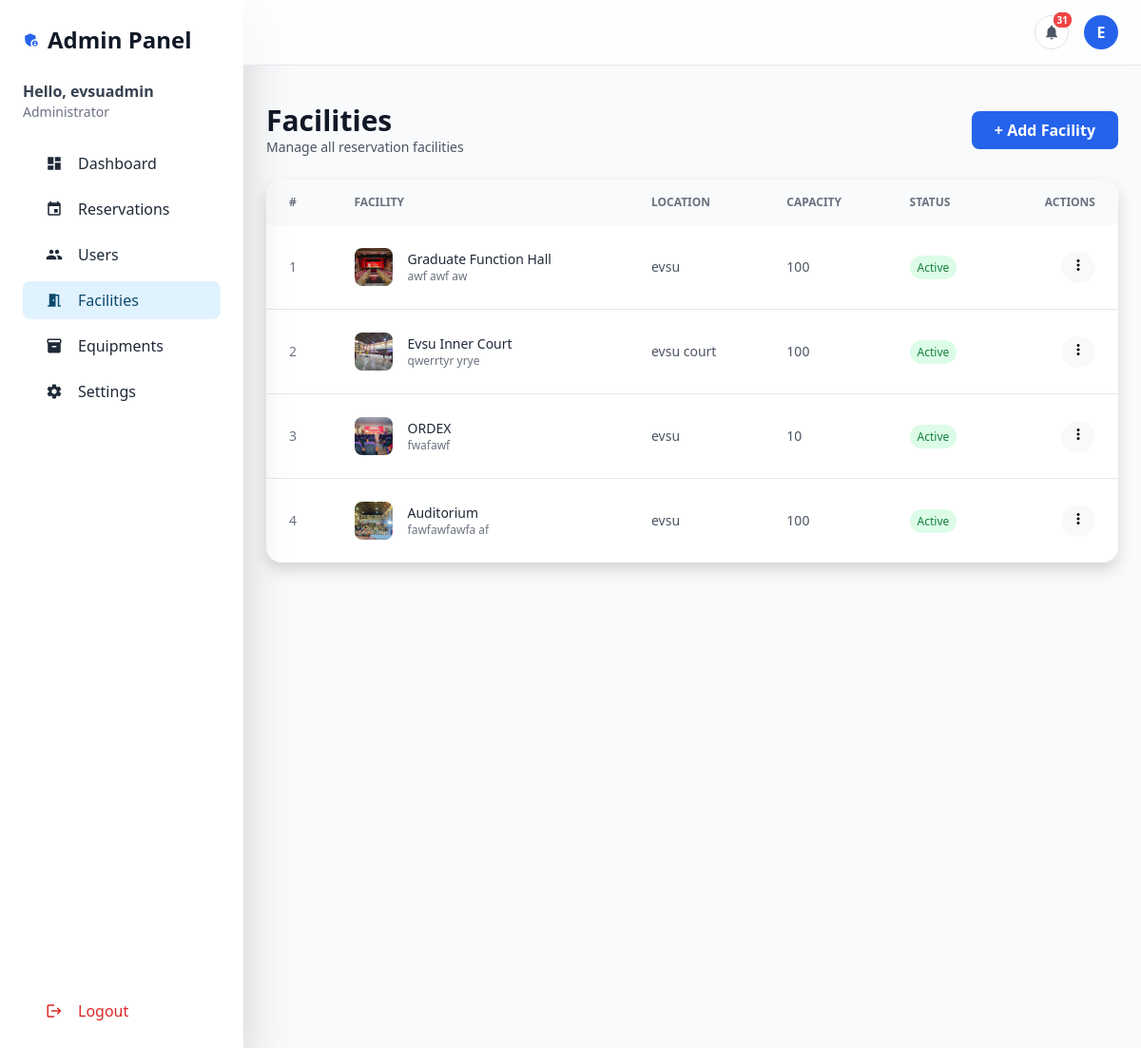
Page /admin_facilities/ (signed in) on the committed database.
### core/models.py (models this page shows, shortened)
class User(AbstractUser):
    ROLE_CHOICES = [
        ('admin', 'Admin'),
        ('employee', 'Employee'),
        ('student', 'Student'),
    ]
    role = models.CharField(max_length=10, choices=ROLE_CHOICES, default='employee')
    email = models.EmailField(unique=True)
    groups = models.ManyToManyField(
        Group,
        related_name='custom_user_set',
        blank=True,
        verbose_name='groups'
    )
    user_permissions = models.ManyToManyField(
        Permission,
        related_name='custom_user_set_permissions',
        blank=True,
        verbose_name='user permissions'
    )
    USERNAME_FIELD = 'username'
    REQUIRED_FIELDS = ['email']

class Facility(models.Model):
    name = models.CharField(max_length=100)
    description = models.TextField(blank=True)
    location = models.CharField(max_length=100, blank=True)
    capacity = models.PositiveIntegerField(null=True, blank=True)
    image = models.ImageField(
        upload_to='facilities/',
        blank=True,
        null=True,
        default='images/default.jpg'   # ✅ ADD THIS
    )
    is_active = models.BooleanField(default=True)

### core/views.py (the view, shortened to what this page needs)
# urls.py: path('admin_facilities/', views.admin_facilities, name='admin_facilities'),
@login_required
@user_passes_test(is_admin)
def admin_facilities(request):
    facilities = Facility.objects.all().order_by("-id")
    return render(request, "admin/admin_facilities.html", {
        "facilities": facilities
    })

### core/context_processors.py (called while the page is built)
def notifications(request):
    if request.user.is_authenticated:
        count = Notification.objects.filter(user=request.user, is_read=False).count()
    else:
        count = 0
    return {
        'unread_notifications_count': count
    }

### core/views.py (called while the page is built)
def is_admin(user):
    return user.is_authenticated and user.is_superuser

### templates/admin/admin_facilities.html (shortened to what this page needs)
{% extends 'admin/admin_base.html' %}
{% block content %}
<div class="w-full max-w-full sm:max-w-2xl md:max-w-5xl lg:max-w-6xl mx-auto px-2 sm:px-5 py-3 space-y-6">
    <div class="flex flex-col gap-3 md:flex-row md:justify-between md:items-center">
        <div>
            <h2 class="text-xl sm:text-2xl md:text-3xl font-bold text-gray-900">Facilities</h2>
            <p class="text-gray-600 text-sm">Manage all reservation facilities</p>
        </div>
        <button data-bs-toggle="modal" data-bs-target="#facilityModal" onclick="openCreateModal()"
            class="w-full sm:w-auto bg-blue-600 hover:bg-blue-700 text-white font-semibold py-2 px-4 rounded-lg">
            + Add Facility
        </button>
    </div>
    <div class="hidden md:block bg-white shadow rounded-2xl overflow-hidden">
        <table class="w-full text-sm">
            <thead class="bg-gray-50 text-xs uppercase text-gray-500">
                <tr>
                    <th class="px-6 py-3 text-left">#</th>
                    <th class="px-6 py-3 text-left">Facility</th>
                    <th class="px-6 py-3 text-left">Location</th>
                    <th class="px-6 py-3 text-left">Capacity</th>
                    <th class="px-6 py-3 text-left">Status</th>
                    <th class="px-6 py-3 text-right">Actions</th>
                </tr>
            </thead>
            <tbody class="divide-y">
                {% for facility in facilities %}
                <tr class="hover:bg-gray-50">
                    <td class="px-6 py-4 text-gray-500">{{ forloop.counter }}</td>
                    <td class="px-6 py-4">
                        <div class="flex items-center gap-3">
                            <img src="{% if facility.image %}{{ facility.image.url }}{% else %}https://images.unsplash.com/photo-1497366811353-6870744d04b2{% endif %}"
                                class="w-10 h-10 rounded-lg object-cover">
                            <div>
                                <p class="font-medium">{{ facility.name }}</p>
                                <p class="text-xs text-gray-500 truncate max-w-[200px]">
                                    {{ facility.description|default:"No description" }}
                                </p>
                            </div>
                        </div>
                    </td>
                    <td class="px-6 py-4 text-gray-600">{{ facility.location|default:"N/A" }}</td>
                    <td class="px-6 py-4 text-gray-600">{{ facility.capacity|default:"-" }}</td>
                    <td class="px-6 py-4">
                        {% if facility.is_active %}
                        <span class="bg-green-100 text-green-700 px-2 py-1 text-xs rounded-full">Active</span>
                        {% else %}
                        <span class="bg-red-100 text-red-700 px-2 py-1 text-xs rounded-full">Inactive</span>
                        {% endif %}
                    </td>
                    <td class="px-6 py-4 text-right">
                        <div class="dropdown">
                            <button class="btn btn-light btn-sm rounded-circle" type="button" data-bs-toggle="dropdown"
                                aria-expanded="false">
                                <span class="material-icons">more_vert</span>
                            </button>
                        </div>
                    </td>
                </tr>
                {% endfor %}
            </tbody>
        </table>
    </div>
</div>
{% endblock %}

### templates/admin/admin_base.html (shortened to what this page needs)
<!DOCTYPE html>
<html lang="en">
<head>
    <script src="https://cdn.tailwindcss.com"></script>
    <link href="https://cdn.jsdelivr.net/npm/bootstrap@5.3.3/dist/css/bootstrap.min.css" rel="stylesheet">
</head>
<body class="font-sans text-gray-800 flex">
    <aside class="hidden md:flex flex-col w-64 h-screen bg-white shadow-lg sticky top-0">
        <div class="p-6 flex flex-col h-full">
            <div class="mb-6 flex items-center gap-2">
                <span class="material-icons text-3xl text-blue-600">admin_panel_settings</span>
                <h1 class="text-2xl font-bold text-gray-900">Admin Panel</h1>
            </div>
            <div class="mb-6">
                <p class="font-semibold text-gray-700">Hello, {{ request.user.username }}</p>
                <p class="text-sm text-gray-500">Administrator</p>
            </div>
            <nav class="flex-1 space-y-2">
                <a href="{% url 'admin_dashboard' %}"
                    class="flex items-center gap-3 px-4 py-2 rounded-lg hover:bg-gray-100 {% if request.resolver_match.url_name == 'admin_dashboard' %}active{% endif %}">
                    <span class="material-icons">dashboard</span>
                    Dashboard
                </a>
                <a href="{% url 'admin_reservations' %}"
                    class="flex items-center gap-3 px-4 py-2 rounded-lg hover:bg-gray-100 {% if request.resolver_match.url_name == 'admin_reservations' %}active{% endif %}">
                    <span class="material-icons">event</span>
                    Reservations
                </a>
                <a href="{% url 'admin_users' %}"
                    class="flex items-center gap-3 px-4 py-2 rounded-lg hover:bg-gray-100 {% if request.resolver_match.url_name == 'admin_users' %}active{% endif %}">
                    <span class="material-icons">people</span>
                    Users
                </a>
                <a href="{% url 'admin_facilities' %}"
                    class="flex items-center gap-3 px-4 py-2 rounded-lg hover:bg-gray-100 {% if request.resolver_match.url_name == 'admin_facilities' %}active{% endif %}">
                    <span class="material-icons">meeting_room</span>
                    Facilities
                </a>
                <a href="{% url 'admin_equipments' %}"
                    class="flex items-center gap-3 px-4 py-2 rounded-lg hover:bg-gray-100 {% if request.resolver_match.url_name == 'admin_equipments' %}active{% endif %}">
                    <span class="material-icons">inventory_2</span>
                    Equipments
                </a>
                <a href="{% url 'admin_settings' %}"
                    class="flex items-center gap-3 px-4 py-2 rounded-lg hover:bg-gray-100 {% if request.resolver_match.url_name == 'admin_settings' %}active{% endif %}">
                    <span class="material-icons">settings</span>
                    Settings
                </a>
            </nav>
            <div class="mt-auto">
                <button onclick="openModal()"
                    class="flex items-center gap-3 px-4 py-2 rounded-lg hover:bg-red-50 text-red-600 hover:text-red-700 transition w-full">
                    <span class="material-icons">logout</span>
                    Logout
                </button>
            </div>
        </div>
    </aside>
    <div class="flex-1 flex flex-col min-h-screen">
        <header
            class="sticky top-0 z-40 bg-white/70 backdrop-blur border-b px-4 md:px-10 py-3 flex justify-between items-center">
            <div class="flex items-center gap-3 relative">
                <button type="button" id="notifBtn"
                    class="relative w-9 h-9 rounded-full bg-white border border-gray-200 text-gray-600 flex items-center justify-center hover:bg-gray-50 hover:shadow-sm transition"
                    title="Notifications">
                    <span class="material-icons text-[20px]">
                    </span>
                    {% if unread_notifications_count > 0 %}
                    <span
                        class="absolute -top-1 -right-1 min-w-[16px] h-4 px-1 text-[10px] bg-red-500 text-white rounded-full flex items-center justify-center">
                    </span>
                    {% endif %}
                </button>
                <div class="relative">
                    <button id="profileBtn">
                        <div
                            class="w-9 h-9 rounded-full bg-blue-600 text-white flex items-center justify-center font-semibold">
                            {{ request.user.username|slice:":1"|upper }}
                        </div>
                    </button>
                </div>
            </div>
        </header>
        <main class="flex-1 min-h-screen p-3 md:p-10 mt-2">
            {% block content %}{% endblock %}
        </main>
    </div>
</body>
</html>

### templates/admin/admin_base.html (style rules this page uses)
body { background-color: #f9fafb; }
aside { transition: all 0.3s ease; }
aside a.active { background-color: #e0f2fe; color: #0c4a6e; font-weight: 500; }
main { transition: margin-left 0.3s ease; }

### templates/admin/admin_facilities.html (style rules this page uses)
.material-icons { font-size: 18px; }

### rows in the picture
User: user.username "evsuadmin", user.username "E"
Facility: image (picture), name "Graduate Function Hall", description "awf awf aw", location "evsu", capacity "100", is_active "Active"
Facility: image (picture), name "Evsu Inner Court", description "qwerrtyr yrye", location "evsu court", capacity "100", is_active "Active"
Facility: image (picture), name "ORDEX", description "fwafawf", location "evsu", capacity "10", is_active "Active"
Facility: image (picture), name "Auditorium", description "fawfawfawfa af", location "evsu", capacity "100", is_active "Active"
